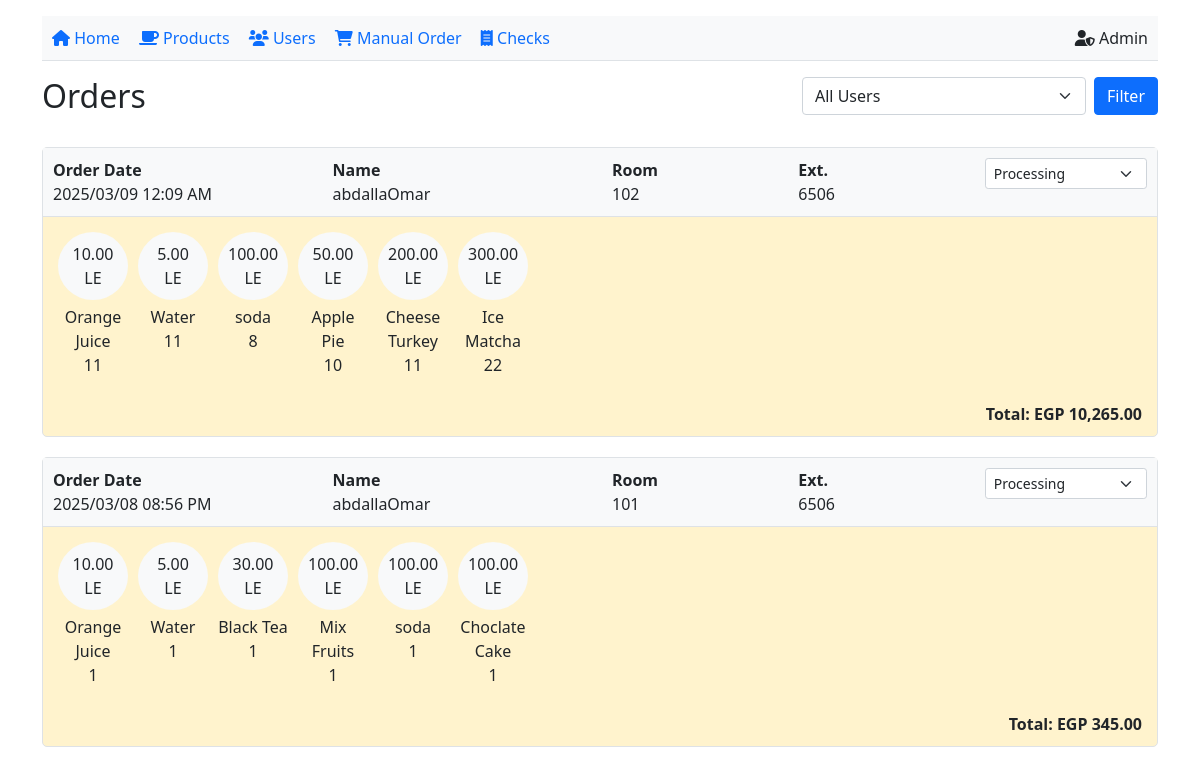
The page /Amr/AdminOrders.php on the database its author committed.
### tables this page shows
CREATE TABLE `orders` (
  `id` int(11) NOT NULL AUTO_INCREMENT,
  `user_id` int(11) DEFAULT NULL,
  `total_price` decimal(10,2) NOT NULL,
  `status` enum('Processing','Out for Delivery','Done') DEFAULT 'Processing',
  `created_at` timestamp NOT NULL DEFAULT current_timestamp(),
  `room_id` int(11) DEFAULT NULL,
  PRIMARY KEY (`id`),
  KEY `user_id` (`user_id`),
  KEY `room_id` (`room_id`),
  CONSTRAINT `orders_ibfk_1` FOREIGN KEY (`user_id`) REFERENCES `users` (`id`),
  CONSTRAINT `orders_ibfk_2` FOREIGN KEY (`room_id`) REFERENCES `rooms` (`id`)
);

CREATE TABLE `users` (
  `id` int(11) NOT NULL AUTO_INCREMENT,
  `username` varchar(50) NOT NULL,
  `email` varchar(100) NOT NULL,
  `password` varchar(255) NOT NULL,
  `profile_picture` varchar(255) DEFAULT NULL,
  `role` enum('user','admin') DEFAULT 'user',
  `created_at` timestamp NOT NULL DEFAULT current_timestamp(),
  PRIMARY KEY (`id`),
  UNIQUE KEY `username` (`username`),
  UNIQUE KEY `email` (`email`)
);

CREATE TABLE `rooms` (
  `id` int(11) NOT NULL AUTO_INCREMENT,
  `room_number` varchar(10) NOT NULL,
  `capacity` int(11) NOT NULL,
  PRIMARY KEY (`id`),
  UNIQUE KEY `room_number` (`room_number`)
);

CREATE TABLE `order_items` (
  `id` int(11) NOT NULL AUTO_INCREMENT,
  `order_id` int(11) DEFAULT NULL,
  `product_id` int(11) DEFAULT NULL,
  `quantity` int(11) NOT NULL,
  PRIMARY KEY (`id`),
  KEY `order_id` (`order_id`),
  KEY `product_id` (`product_id`),
  CONSTRAINT `order_items_ibfk_1` FOREIGN KEY (`order_id`) REFERENCES `orders` (`id`),
  CONSTRAINT `order_items_ibfk_2` FOREIGN KEY (`product_id`) REFERENCES `products` (`id`)
);

CREATE TABLE `products` (
  `id` int(11) NOT NULL AUTO_INCREMENT,
  `name` varchar(100) NOT NULL,
  `price` decimal(10,2) NOT NULL,
  `image` varchar(255) NOT NULL,
  `category_id` int(11) DEFAULT NULL,
  PRIMARY KEY (`id`),
  KEY `category_id` (`category_id`),
  CONSTRAINT `products_ibfk_1` FOREIGN KEY (`category_id`) REFERENCES `categories` (`id`)
);

### Amr/AdminOrders.php (the view, shortened to what this page needs)
<?php
$DBName = "project";
$host = "localhost";
$DBtype = "mysql";
$userName = "root";
$userPassword = "";
function getConnection() {
    global $DBName, $host, $DBtype, $userName, $userPassword;
    try {
        $connection = new PDO("$DBtype:host=$host;dbname=$DBName", $userName, $userPassword);
        $connection->setAttribute(PDO::ATTR_ERRMODE, PDO::ERRMODE_EXCEPTION);
        return $connection;
    } catch (PDOException $e) {
        echo "Connection failed: " . $e->getMessage();
        exit();
    }
}
function getActiveOrders($userId = null) {
    $connection = getConnection();
    $sql = "SELECT o.id, o.created_at as date, u.id as user_id, u.username as name, r.room_number as room,
           o.total_price, o.status
           FROM orders o
           JOIN users u ON o.user_id = u.id
           JOIN rooms r ON o.room_id = r.id
           WHERE o.status != 'Done'";
    $sql .= " ORDER BY o.created_at DESC";
    $stmt = $connection->prepare($sql);
    $stmt->execute();
    return $stmt->fetchAll(PDO::FETCH_ASSOC);
}
function getOrderItems($orderId) {
    $connection = getConnection();
    $sql = "SELECT p.id, p.name, p.price, oi.quantity, (p.price * oi.quantity) as item_total
            FROM order_items oi
            JOIN products p ON oi.product_id = p.id
            WHERE oi.order_id = :orderId";
    $stmt = $connection->prepare($sql);
    $stmt->bindParam(':orderId', $orderId, PDO::PARAM_INT);
    $stmt->execute();
    return $stmt->fetchAll(PDO::FETCH_ASSOC);
}
$filteredUserId = isset($_GET['user_id']) ? intval($_GET['user_id']) : null;
$selectedOrderId = isset($_GET['order_id']) ? intval($_GET['order_id']) : null;
$orderDetails = null;
$orderItems = null;
$activeOrders = getActiveOrders($filteredUserId);
?>
<!DOCTYPE html>
<html>
<head>
    <link href="https://cdn.jsdelivr.net/npm/bootstrap@5.1.3/dist/css/bootstrap.min.css" rel="stylesheet">
    <link rel="stylesheet" href="https://cdnjs.cloudflare.com/ajax/libs/font-awesome/6.0.0/css/all.min.css">
</head>
<body>
<div class="container mt-3">
    <div class="nav-links mb-3">
    <a href="index.php"><i class="fas fa-home"></i> Home</a>
        <a href="products.php"><i class="fas fa-coffee"></i> Products</a>
        <a href="users.php"><i class="fas fa-users"></i> Users</a>
        <a href="AdminOrders.php"><i class="fas fa-shopping-cart"></i> Manual Order</a>
        <a href="AdminChecks.php" class="active"><i class="fas fa-receipt"></i> Checks</a>
        <span class="float-end"><i class="fas fa-user-shield"></i> Admin</span>
    </div>
    <div class="row mb-4">
        <div class="col-md-8">
            <h2>Orders</h2>
        </div>
        <div class="col-md-4">
            <form method="get" class="d-flex">
                <select name="user_id" class="form-select me-2">
                    <option value="">All Users</option>
                </select>
                <button type="submit" class="btn btn-primary">Filter</button>
            </form>
        </div>
    </div>
    <?php if ($selectedOrderId && $orderDetails) { ?>
        <div class="mb-4">
            <a href="<?php echo $_SERVER['PHP_SELF'] . (isset($_GET['user_id']) ? "?user_id=" . $_GET['user_id'] : ""); ?>" class="btn btn-outline-secondary mb-3">
                &larr; Back to Orders
            </a>
            <div class="detail-card">
                <div class="detail-header">
                    <h4>Order #<?php echo $orderDetails['id']; ?> Details</h4>
                    <div class="badge bg-<?php echo ($orderDetails['status'] == 'Processing') ? 'warning' : (($orderDetails['status'] == 'Out for Delivery') ? 'primary' : 'success'); ?>">
                        <?php echo $orderDetails['status']; ?>
                    </div>
                </div>
                <div class="detail-body">
                    <div class="row mb-4">
                        <div class="col-md-6">
                            <h5>Customer Information</h5>
                            <p><strong>Name:</strong> <?php echo htmlspecialchars($orderDetails['name']); ?></p>
                            <p><strong>Email:</strong> <?php echo htmlspecialchars($orderDetails['email'] ?? 'N/A'); ?></p>
                            <p><strong>Phone:</strong> <?php echo htmlspecialchars($orderDetails['phone'] ?? 'N/A'); ?></p>
                        </div>
                        <div class="col-md-6">
                            <h5>Order Information</h5>
                            <p><strong>Order Date:</strong> <?php echo date('Y/m/d h:i A', strtotime($orderDetails['date'])); ?></p>
                            <p><strong>Room:</strong> <?php echo htmlspecialchars($orderDetails['room']); ?></p>
                            <p><strong>Extension:</strong> 6506</p>
                        </div>
                    </div>
                    <h5>Order Items</h5>
                    <table class="table table-striped">
                        <thead>
                            <tr>
                                <th>Product</th>
                                <th>Price</th>
                                <th>Quantity</th>
                                <th class="text-end">Total</th>
                            </tr>
                        </thead>
                        <tbody>
                            <?php
                            $total = 0;
                            foreach ($orderItems as $item) {
                                $total += $item['item_total'];
                            ?>
                                <tr>
                                    <td><?php echo htmlspecialchars($item['name']); ?></td>
                                    <td>EGP <?php echo number_format($item['price'], 2); ?></td>
                                    <td><?php echo $item['quantity']; ?></td>
                                    <td class="text-end">EGP <?php echo number_format($item['item_total'], 2); ?></td>
                                </tr>
                            <?php } ?>
                        </tbody>
                        <tfoot>
                            <tr>
                                <th colspan="3" class="text-end">Total:</th>
                                <th class="text-end">EGP <?php echo number_format($total, 2); ?></th>
                            </tr>
                        </tfoot>
                    </table>
                    <div class="mt-4">
                        <h5>Update Status</h5>
                        <form method="post" class="d-flex align-items-center">
                            <input type="hidden" name="order_id" value="<?php echo $orderDetails['id']; ?>">
                            <select name="status" class="form-select me-2" style="max-width: 200px;">
                                <option value="Processing" <?php echo $orderDetails['status'] == 'Processing' ? 'selected' : ''; ?>>Processing</option>
                                <option value="Out for Delivery" <?php echo $orderDetails['status'] == 'Out for Delivery' ? 'selected' : ''; ?>>Out for Delivery</option>
                                <option value="Done" <?php echo $orderDetails['status'] == 'Done' ? 'selected' : ''; ?>>Done</option>
                            </select>
                            <button type="submit" class="btn btn-primary">Update Status</button>
                        </form>
                    </div>
                </div>
            </div>
        </div>
    <?php } else { ?>
        <?php if (empty($activeOrders)) { ?>
            <div class="alert alert-info">No active orders found.</div>
        <?php } else { ?>
            <?php foreach ($activeOrders as $order) {
                $orderItems = getOrderItems($order['id']);
            ?>
                <div class="order-container <?php echo ($order['status'] == 'Processing') ? 'status-processing' : (($order['status'] == 'Out for Delivery') ? 'status-out-for-delivery' : ''); ?>"
                     onclick="window.location.href='<?php echo $_SERVER['PHP_SELF']; ?>?order_id=<?php echo $order['id']; ?><?php echo $filteredUserId ? '&user_id=' . $filteredUserId : ''; ?>'">
                    <div class="order-header">
                        <div class="row">
                            <div class="col-md-3">
                                <strong>Order Date</strong><br>
                                <?php echo date('Y/m/d h:i A', strtotime($order['date'])); ?>
                            </div>
                            <div class="col-md-3">
                                <strong>Name</strong><br>
                                <?php echo htmlspecialchars($order['name']); ?>
                            </div>
                            <div class="col-md-2">
                                <strong>Room</strong><br>
                                <?php echo htmlspecialchars($order['room']); ?>
                            </div>
                            <div class="col-md-2">
                                <strong>Ext.</strong><br>
                                6506
                            </div>
                            <div class="col-md-2">
                                <form method="post" onclick="event.stopPropagation();">
                                    <select name="status" class="form-select form-select-sm" onchange="this.form.submit()">
                                        <option value="Processing" <?php echo $order['status'] == 'Processing' ? 'selected' : ''; ?>>Processing</option>
                                    </select>
                                </form>
                            </div>
                        </div>
                    </div>
                    <div class="order-items">
                        <?php
                        foreach ($orderItems as $item) { ?>
                            <div class="item">
                                <div class="item-icon"><?php echo $item['price']; ?> LE</div>
                                <div><?php echo htmlspecialchars($item['name']); ?></div>
                                <div><?php echo $item['quantity']; ?></div>
                            </div>
                        <?php } ?>
                    </div>
                    <div class="total">
                        Total: EGP <?php echo number_format($order['total_price'], 2); ?>
                    </div>
                </div>
            <?php } ?>
        <?php } ?>
    <?php } ?>
</div>
</body>
</html>

### Amr/AdminOrders.php (style rules this page uses)
.nav-links { background-color: #f8f9fa; padding: 10px; border-bottom: 1px solid #dee2e6; }
.nav-links a { margin-right: 15px; text-decoration: none; color: #0d6efd; }
.order-container { margin-bottom: 20px; border: 1px solid #dee2e6; border-radius: 5px; cursor: pointer; transition: all 0.2s; }
.order-header { background-color: #f8f9fa; padding: 10px; border-bottom: 1px solid #dee2e6; }
.order-items { display: flex; gap: 10px; padding: 15px; flex-wrap: wrap; }
.item { text-align: center; width: 70px; }
.item-icon { background-color: #f8f9fa; border-radius: 50%; padding: 10px; display: inline-block; margin-bottom: 5px; }
.total { text-align: right; padding: 10px 15px; font-weight: bold; }
.status-processing { background-color: #fff3cd; }

### rows shown on the page
orders: created_at "2025/03/09 12:09 AM", user.username "abdallaOmar", room.room_number "102", status "Processing", total_price "10,265.00"
order_items: product.price "10.00", product.name "Orange Juice", quantity "11"
order_items: product.price "5.00", product.name "Water", quantity "11"
order_items: product.price "100.00", product.name "soda", quantity "8"
order_items: product.price "50.00", product.name "Apple Pie", quantity "10"
order_items: product.price "200.00", product.name "Cheese Turkey", quantity "11"
order_items: product.price "300.00", product.name "Ice Matcha", quantity "22"
orders: created_at "2025/03/08 08:56 PM", user.username "abdallaOmar", room.room_number "101", status "Processing", total_price "345.00"
order_items: product.price "10.00", product.name "Orange Juice", quantity "1"
order_items: product.price "5.00", product.name "Water", quantity "1"
order_items: product.price "30.00", product.name "Black Tea", quantity "1"
order_items: product.price "100.00", product.name "Mix Fruits", quantity "1"
order_items: product.price "100.00", product.name "soda", quantity "1"
order_items: product.price "100.00", product.name "Choclate Cake", quantity "1"
